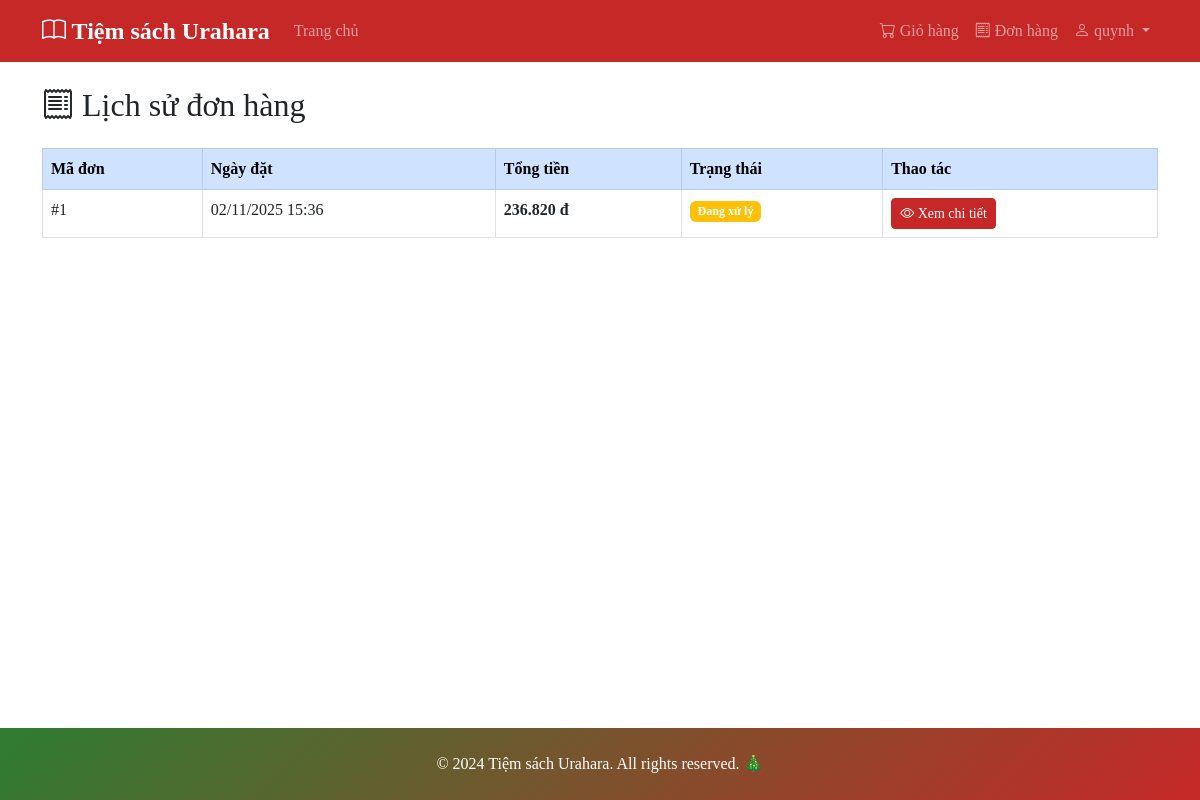
The app's page /order/history/ (signed in) with its own data.
### store/models.py (models this page shows, shortened)
class Order(models.Model):
    STATUS_CHOICES = [
        ('pending', 'Đang xử lý'),
        ('completed', 'Đã giao'),
        ('cancelled', 'Hủy'),
    ]
    PAYMENT_METHOD_CHOICES = [
        ('cod', 'Thanh toán khi nhận hàng'),
        ('bank', 'Chuyển khoản ngân hàng'),
    ]
    user = models.ForeignKey(User, on_delete=models.CASCADE, related_name='orders', verbose_name='Người dùng')
    full_name = models.CharField(max_length=100, verbose_name='Họ và tên')
    email = models.EmailField(verbose_name='Email')
    phone = models.CharField(max_length=20, verbose_name='Số điện thoại')
    address = models.TextField(verbose_name='Địa chỉ')
    total_price = models.DecimalField(max_digits=10, decimal_places=0, verbose_name='Tổng tiền')
    payment_method = models.CharField(max_length=50, choices=PAYMENT_METHOD_CHOICES, default='cod', verbose_name='Phương thức thanh toán')
    status = models.CharField(max_length=20, choices=STATUS_CHOICES, default='pending', verbose_name='Trạng thái')
    created_at = models.DateTimeField(auto_now_add=True, verbose_name='Ngày tạo')
    updated_at = models.DateTimeField(auto_now=True, verbose_name='Ngày cập nhật')
    class Meta:
        verbose_name = 'Đơn hàng'
        verbose_name_plural = 'Đơn hàng'
        ordering = ['-created_at']

### store/views.py (the view)
# urls.py: path('order/history/', views.order_history, name='order_history'),
@login_required
def order_history(request):
    orders = Order.objects.filter(user=request.user).order_by('-created_at')
    context = {
        'orders': orders,
    }
    return render(request, 'store/order_history.html', context)

### store/context_processors.py (called while the page is built)
def cart_count(request):
    if request.user.is_authenticated:
        count = request.user.cart_items.count()
    else:
        count = 0
    return {'cart_count': count}

### store/templates/store/order_history.html (shortened to what this page needs)
{% extends 'store/base.html' %}
{% load humanize %}
{% block content %}
<h2 class="mb-4"><i class="bi bi-receipt"></i> Lịch sử đơn hàng</h2>
{% if orders %}
    <div class="table-responsive">
        <table class="table table-bordered table-hover">
            <thead class="table-primary">
                <tr>
                    <th>Mã đơn</th>
                    <th>Ngày đặt</th>
                    <th>Tổng tiền</th>
                    <th>Trạng thái</th>
                    <th>Thao tác</th>
                </tr>
            </thead>
            <tbody>
                {% for order in orders %}
                    <tr>
                        <td>#{{ order.id }}</td>
                        <td>{{ order.created_at|date:"d/m/Y H:i" }}</td>
                        <td class="fw-bold">{{ order.total_price|floatformat:0|intcomma }} đ</td>
                        <td>
                            {% if order.status == 'pending' %}
                                <span class="badge bg-warning">{{ order.get_status_display }}</span>
                            {% elif order.status == 'completed' %}
                                <span class="badge bg-success">{{ order.get_status_display }}</span>
                            {% elif order.status == 'cancelled' %}
                                <span class="badge bg-danger">{{ order.get_status_display }}</span>
                            {% endif %}
                        </td>
                        <td>
                            <a href="{% url 'order_detail' order.id %}" class="btn btn-sm btn-primary">
                                <i class="bi bi-eye"></i> Xem chi tiết
                            </a>
                        </td>
                    </tr>
                {% endfor %}
            </tbody>
        </table>
    </div>
{% endif %}
{% endblock %}

### store/templates/store/base.html (shortened to what this page needs)
<!DOCTYPE html>
<html lang="vi">
<head>
    {% load static %}
    <link href="https://cdn.jsdelivr.net/npm/bootstrap@5.3.0/dist/css/bootstrap.min.css" rel="stylesheet">
    <link rel="stylesheet" href="https://cdn.jsdelivr.net/npm/bootstrap-icons@1.10.0/font/bootstrap-icons.css">
    <link rel="stylesheet" href="{% static 'store/css/style.css' %}">
    <link rel="stylesheet" href="{% static 'store/css/christmas.css' %}">
</head>
<body>
    <nav class="navbar navbar-expand-lg navbar-dark bg-primary">
        <div class="container">
            <a class="navbar-brand" href="{% url 'index' %}">
                <i class="bi bi-book"></i> Tiệm sách Urahara
            </a>
            <div class="collapse navbar-collapse" id="navbarNav">
                <ul class="navbar-nav me-auto">
                    <li class="nav-item">
                        <a class="nav-link" href="{% url 'index' %}">Trang chủ</a>
                    </li>
                </ul>
                <ul class="navbar-nav">
                    {% if user.is_authenticated %}
                        {% if user.is_staff %}
                            <li class="nav-item">
                                <a class="nav-link" href="{% url 'dashboard' %}">
                                    <i class="bi bi-graph-up"></i> Quản trị
                                </a>
                            </li>
                        {% else %}
                            <li class="nav-item">
                                <a class="nav-link" href="{% url 'cart' %}">
                                    <i class="bi bi-cart"></i> Giỏ hàng
                                </a>
                            </li>
                            <li class="nav-item">
                                <a class="nav-link" href="{% url 'order_history' %}">
                                    <i class="bi bi-receipt"></i> Đơn hàng
                                </a>
                            </li>
                        {% endif %}
                        <li class="nav-item dropdown">
                            <a class="nav-link dropdown-toggle" href="#" id="navbarDropdown" role="button" data-bs-toggle="dropdown">
                                <i class="bi bi-person"></i> {{ user.username }}
                            </a>
                        </li>
                    {% endif %}
                </ul>
            </div>
        </div>
    </nav>
    <main class="container my-4">
        {% block content %}{% endblock %}
    </main>
    <footer class="bg-light mt-5 py-4">
        <div class="container text-center">
            <p class="mb-0">&copy; 2024 Tiệm sách Urahara. All rights reserved. 🎄</p>
        </div>
    </footer>
</body>
</html>

### store/static/store/css/style.css (style rules this page uses)
body, html, * { font-family: "Cambria", "Times New Roman", serif !important; }
body { min-height: 100vh; display: flex; flex-direction: column; background-color: #ffffff; }
main { flex: 1; }
.navbar-brand { font-weight: bold; font-size: 1.5rem; }
.badge { font-size: 0.75rem; }
.table th { white-space: nowrap; }

### store/static/store/css/christmas.css (style rules this page uses)
:root { --christmas-red: #C62828; --christmas-green: #2E7D32; --christmas-gold: #FFD54F; --snow-white: #ffffff; }
body { background-image: radial-gradient(circle at 20% 50%, rgba(255, 255, 255, 0.1) 1px, transparent 1px), radial-gradient(circle at 60% 80%, rgba(255, 255, 255, 0.1) 1px, transparent 1px), radial-gradient(circle at 40% 20%, rgba(255, 255, 255, 0.1) 1px, transparent 1px); background-size: 200px 200px, 300px 300px, 250px 250px; animation: snowDrift 20s linear infinite; }
.btn-primary { background-color: var(--christmas-red); border-color: var(--christmas-red); }
.navbar-dark.bg-primary { background-color: var(--christmas-red) !important; }
footer { background: linear-gradient(135deg, var(--christmas-green) 0%, var(--christmas-red) 100%) !important; color: white; }

### records on screen
Order: id "1", created_at "02/11/2025 15:36", total_price "236.820", status "Đang xử lý"

### other values on screen
{{ user.username }} "quynh"
